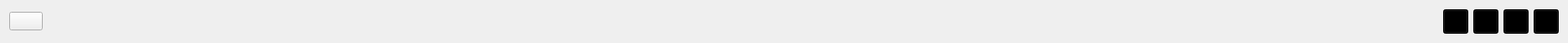
   <widget class="QWidget" name="horizontalLayoutWidget">
    <property name="geometry">
     <rect>
      <x>20</x>
      <y>0</y>
      <width>1871</width>
      <height>51</height>
     </rect>
    </property>
    <layout class="QHBoxLayout" name="horizontalLayout">
     <property name="sizeConstraint">
      <enum>QLayout::SetDefaultConstraint</enum>
     </property>
     <item>
      <widget class="QPushButton" name="pushButton_5">
       <property name="text">
        <string/>
       </property>
       <property name="icon">
        <iconset>
         <normaloff>../.designer/backup/las-compras-en-linea.png</normaloff>../.designer/backup/las-compras-en-linea.png</iconset>
       </property>
       <property name="iconSize">
        <size>
         <width>40</width>
         <height>40</height>
        </size>
       </property>
      </widget>
     </item>
     <item>
      <spacer name="horizontalSpacer">
       <property name="orientation">
        <enum>Qt::Horizontal</enum>
       </property>
       <property name="sizeHint" stdset="0">
        <size>
         <width>40</width>
         <height>20</height>
        </size>
       </property>
      </spacer>
     </item>
     <item>
      <widget class="QPushButton" name="bt_Minimizar">
       <property name="minimumSize">
        <size>
         <width>20</width>
         <height>20</height>
        </size>
       </property>
       <property name="maximumSize">
        <size>
         <width>30</width>
         <height>30</height>
        </size>
       </property>
       <property name="styleSheet">
        <string notr="true">QPushButton{
background-color:#000000;
}

QPushButton:hover{
background-color:#ffffff;
}</string>
       </property>
       <property name="text">
        <string/>
       </property>
       <property name="icon">
        <iconset>
         <normaloff>../.designer/backup/borrar.png</normaloff>../.designer/backup/borrar.png</iconset>
       </property>
       <property name="iconSize">
        <size>
         <width>37</width>
         <height>37</height>
        </size>
       </property>
      </widget>
     </item>
     <item>
      <widget class="QPushButton" name="bt_Restaurar">
       <property name="maximumSize">
        <size>
         <width>30</width>
         <height>30</height>
        </size>
       </property>
       <property name="styleSheet">
        <string notr="true">QPushButton{
background-color:#000000;
}

QPushButton:hover{
background-color:#ffffff;
}</string>
       </property>
       <property name="text">
        <string/>
       </property>
       <property name="icon">
        <iconset>
         <normaloff>../.designer/backup/minimizar.png</normaloff>../.designer/backup/minimizar.png</iconset>
       </property>
       <property name="iconSize">
        <size>
         <width>30</width>
         <height>30</height>
        </size>
       </property>
      </widget>
     </item>
     <item>
      <widget class="QPushButton" name="bt_Maximizar">
       <property name="maximumSize">
        <size>
         <width>30</width>
         <height>30</height>
        </size>
       </property>
       <property name="styleSheet">
        <string notr="true">QPushButton{
background-color:#000000;
}

QPushButton:hover{
background-color:#ffffff;
}</string>
       </property>
       <property name="text">
        <string/>
       </property>
       <property name="icon">
        <iconset>
         <normaloff>../.designer/backup/maximizar.png</normaloff>../.designer/backup/maximizar.png</iconset>
       </property>
       <property name="iconSize">
        <size>
         <width>30</width>
         <height>30</height>
        </size>
       </property>
      </widget>
     </item>
     <item>
      <widget class="QPushButton" name="bt_Cerrar">
       <property name="maximumSize">
        <size>
         <width>30</width>
         <height>30</height>
        </size>
       </property>
       <property name="styleSheet">
        <string notr="true">QPushButton{
background-color:#000000;
}

QPushButton:hover{
background-color:#ffffff;
}</string>
       </property>
       <property name="text">
        <string/>
       </property>
       <property name="icon">
        <iconset>
         <normaloff>../.designer/backup/salida.png</normaloff>../.designer/backup/salida.png</iconset>
       </property>
       <property name="iconSize">
        <size>
         <width>30</width>
         <height>30</height>
        </size>
       </property>
      </widget>
     </item>
    </layout>
   </widget>
